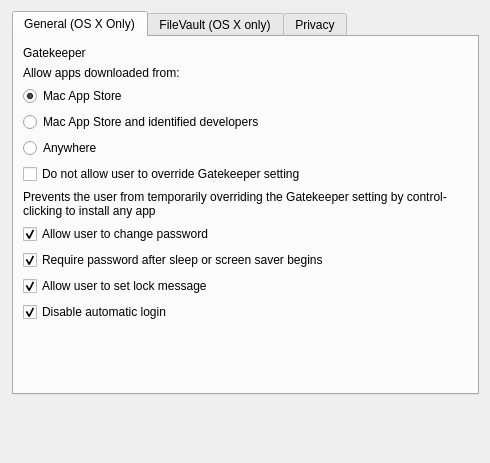
<?xml version="1.0" encoding="UTF-8"?>
<ui version="4.0">
 <class>SPForm</class>
 <widget class="QWidget" name="SPForm">
  <property name="geometry">
   <rect>
    <x>0</x>
    <y>0</y>
    <width>490</width>
    <height>463</height>
   </rect>
  </property>
  <property name="windowTitle">
   <string>Form</string>
  </property>
  <layout class="QVBoxLayout" name="verticalLayout">
   <property name="leftMargin">
    <number>12</number>
   </property>
   <item>
    <widget class="QTabWidget" name="tabWidget">
     <property name="currentIndex">
      <number>0</number>
     </property>
     <widget class="QWidget" name="tab">
      <attribute name="title">
       <string>General (OS X Only)</string>
      </attribute>
      <layout class="QVBoxLayout" name="verticalLayout_2">
       <item>
        <widget class="QLabel" name="label">
         <property name="text">
          <string>Gatekeeper</string>
         </property>
        </widget>
       </item>
       <item>
        <widget class="QLabel" name="lTipGateKeeper">
         <property name="text">
          <string>Allow apps downloaded from:</string>
         </property>
        </widget>
       </item>
       <item>
        <widget class="QRadioButton" name="GKMacAppStore">
         <property name="text">
          <string>Mac App Store</string>
         </property>
         <property name="checked">
          <bool>true</bool>
         </property>
        </widget>
       </item>
       <item>
        <widget class="QRadioButton" name="GKMacAppStoreIdentDev">
         <property name="text">
          <string>Mac App Store and identified developers</string>
         </property>
        </widget>
       </item>
       <item>
        <widget class="QRadioButton" name="GKAnywhere">
         <property name="text">
          <string>Anywhere</string>
         </property>
        </widget>
       </item>
       <item>
        <widget class="QCheckBox" name="noOverrideGkCb">
         <property name="text">
          <string>Do not allow user to override Gatekeeper setting</string>
         </property>
        </widget>
       </item>
       <item>
        <widget class="QLabel" name="lTip_label_2">
         <property name="text">
          <string>Prevents the user from temporarily overriding the Gatekeeper setting by control-clicking to install any app</string>
         </property>
         <property name="wordWrap">
          <bool>true</bool>
         </property>
        </widget>
       </item>
       <item>
        <widget class="QCheckBox" name="allowChangePasswordCb">
         <property name="text">
          <string>Allow user to change password</string>
         </property>
         <property name="checked">
          <bool>true</bool>
         </property>
        </widget>
       </item>
       <item>
        <widget class="QCheckBox" name="requirePasswordAfterSleepCb">
         <property name="text">
          <string>Require password after sleep or screen saver begins</string>
         </property>
         <property name="checked">
          <bool>true</bool>
         </property>
        </widget>
       </item>
       <item>
        <widget class="QCheckBox" name="allowLockMessageCb">
         <property name="text">
          <string>Allow user to set lock message</string>
         </property>
         <property name="checked">
          <bool>true</bool>
         </property>
        </widget>
       </item>
       <item>
        <widget class="QCheckBox" name="disableAutomaticLoginCb">
         <property name="text">
          <string>Disable automatic login</string>
         </property>
         <property name="checked">
          <bool>true</bool>
         </property>
        </widget>
       </item>
       <item>
        <spacer name="verticalSpacer_2">
         <property name="orientation">
          <enum>Qt::Vertical</enum>
         </property>
         <property name="sizeHint" stdset="0">
          <size>
           <width>20</width>
           <height>42</height>
          </size>
         </property>
        </spacer>
       </item>
      </layout>
     </widget>
     <widget class="QWidget" name="tab_3">
      <attribute name="title">
       <string>FileVault (OS X only)</string>
      </attribute>
      <layout class="QVBoxLayout" name="verticalLayout_5">
       <item>
        <widget class="QCheckBox" name="m_checkFileVaultRequired">
         <property name="text">
          <string>Require FileVault</string>
         </property>
        </widget>
       </item>
       <item>
        <widget class="QLabel" name="lTipRequireFileVault">
         <property name="text">
          <string>If not already enabled, FileVault will be enabled at the next logout</string>
         </property>
         <property name="wordWrap">
          <bool>true</bool>
         </property>
        </widget>
       </item>
       <item>
        <widget class="QWidget" name="m_filevaultWidget" native="true">
         <layout class="QVBoxLayout" name="verticalLayout_6">
          <item>
           <widget class="QCheckBox" name="m_checkCreatePersonalKey">
            <property name="text">
             <string>Create personal recovery key</string>
            </property>
           </widget>
          </item>
          <item>
           <widget class="QLabel" name="lTipPersonalKey">
            <property name="text">
             <string>Create a personal FileVault recovery key</string>
            </property>
           </widget>
          </item>
          <item>
           <widget class="QCheckBox" name="m_checkUseInstitutionalKey">
            <property name="text">
             <string>Use institutional recovery key</string>
            </property>
           </widget>
          </item>
          <item>
           <widget class="QLabel" name="lTipInstitutionalKey">
            <property name="text">
             <string>Enables access to the encrypted disc using the institutional keychain</string>
            </property>
            <property name="wordWrap">
             <bool>true</bool>
            </property>
           </widget>
          </item>
          <item>
           <widget class="QWidget" name="m_widgetCertificate" native="true">
            <layout class="QVBoxLayout" name="verticalLayout_4">
             <item>
              <widget class="QLabel" name="label_4">
               <property name="text">
                <string>Certificate</string>
               </property>
              </widget>
             </item>
             <item>
              <widget class="QLabel" name="lTipCertificate">
               <property name="text">
                <string>Certificate that contains the public key from institutional recovery keychain</string>
               </property>
               <property name="wordWrap">
                <bool>true</bool>
               </property>
              </widget>
             </item>
             <item>
              <widget class="QComboBox" name="m_comboCertificate"/>
             </item>
            </layout>
           </widget>
          </item>
         </layout>
        </widget>
       </item>
       <item>
        <widget class="QCheckBox" name="m_checkRequireUnlock">
         <property name="text">
          <string>Require user to unlock FileVault after hibernation</string>
         </property>
        </widget>
       </item>
       <item>
        <widget class="QLabel" name="lTipRequireUnlock">
         <property name="text">
          <string>The user will be required to unlock FileVault when the computer awakes from hibernation</string>
         </property>
         <property name="wordWrap">
          <bool>true</bool>
         </property>
        </widget>
       </item>
       <item>
        <spacer name="verticalSpacer_4">
         <property name="orientation">
          <enum>Qt::Vertical</enum>
         </property>
         <property name="sizeHint" stdset="0">
          <size>
           <width>20</width>
           <height>40</height>
          </size>
         </property>
        </spacer>
       </item>
      </layout>
     </widget>
     <widget class="QWidget" name="tab_2">
      <attribute name="title">
       <string>Privacy</string>
      </attribute>
      <layout class="QVBoxLayout" name="verticalLayout_3">
       <item>
        <widget class="QCheckBox" name="diagAndUsageCb">
         <property name="text">
          <string>Send diagnostic and usage data to Apple</string>
         </property>
         <property name="checked">
          <bool>true</bool>
         </property>
        </widget>
       </item>
       <item>
        <spacer name="verticalSpacer_3">
         <property name="orientation">
          <enum>Qt::Vertical</enum>
         </property>
         <property name="sizeHint" stdset="0">
          <size>
           <width>20</width>
           <height>160</height>
          </size>
         </property>
        </spacer>
       </item>
      </layout>
     </widget>
    </widget>
   </item>
   <item>
    <spacer name="verticalSpacer">
     <property name="orientation">
      <enum>Qt::Vertical</enum>
     </property>
     <property name="sizeHint" stdset="0">
      <size>
       <width>20</width>
       <height>40</height>
      </size>
     </property>
    </spacer>
   </item>
  </layout>
 </widget>
 <resources/>
 <connections/>
</ui>
